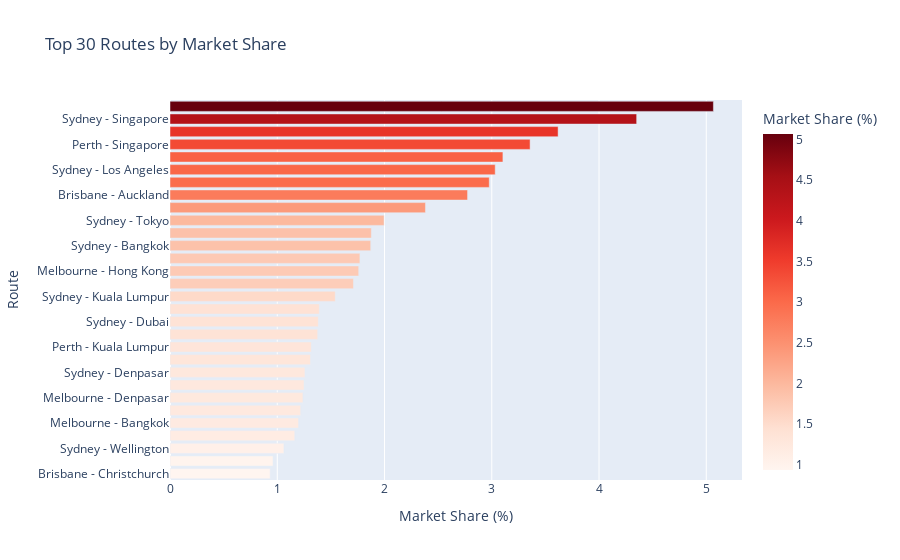

Here is the notebook cell this chart was saved with:
### Code cell
# Interactive market share visualization
top_30_routes = route_market_share.head(30)
route_names = [route.split(' - ') for route in top_30_routes.index]
aus_ports = [route[0] for route in route_names]
foreign_ports = [route[1] for route in route_names]

market_share_df = pd.DataFrame({
    'Route': top_30_routes.index,
    'Australian_Port': aus_ports,
    'Foreign_Port': foreign_ports,
    'Passengers': top_30_routes.values,
    'Market_Share_Pct': (top_30_routes / total_passengers_all * 100).values
})

fig_market = px.bar(
    market_share_df,
    x='Market_Share_Pct',
    y='Route',
    orientation='h',
    title='Top 30 Routes by Market Share',
    labels={'Market_Share_Pct': 'Market Share (%)', 'Route': 'Route'},
    color='Market_Share_Pct',
    color_continuous_scale='Reds'
)
fig_market.update_layout(
    height=900,
    yaxis={'categoryorder': 'total ascending'}
)
fig_market.show()

### Figure 1 — Plotly figure (JSON) as saved in the notebook; plotly's stock layout.template omitted (floating-point values rounded to 4 significant figures)
{"data": [{"alignmentgroup": "True", "hovertemplate": "Market Share (%)=%{marker.color}<br>Route=%{y}<extra></extra>", "legendgroup": "", "marker": {"color": [5.066, 4.351, 3.618, 3.357, 3.104, 3.032, 2.977, 2.774, 2.382, 1.996, 1.877, 1.871, 1.771, 1.759, 1.71, 1.541, 1.392, 1.383, 1.377, 1.317, 1.31, 1.258, 1.25, 1.239, 1.218, 1.199, 1.163, 1.062, 0.9606, 0.934], "coloraxis": "coloraxis", "pattern": {"shape": ""}}, "name": "", "offsetgroup": "", "orientation": "h", "showlegend": false, "textposition": "auto", "type": "bar", "x": [5.066, 4.351, 3.618, 3.357, 3.104, 3.032, 2.977, 2.774, 2.382, 1.996, 1.877, 1.871, 1.771, 1.759, 1.71, 1.541, 1.392, 1.383, 1.377, 1.317, 1.31, 1.258, 1.25, 1.239, 1.218, 1.199, 1.163, 1.062, 0.9606, 0.934], "xaxis": "x", "y": ["Sydney - Auckland", "Sydney - Singapore", "Melbourne - Singapore", "Perth - Singapore", "Sydney - Hong Kong", "Sydney - Los Angeles", "Melbourne - Auckland", "Brisbane - Auckland", "Brisbane - Singapore", "Sydney - Tokyo", "Perth - Denpasar", "Sydney - Bangkok", "Sydney - Christchurch", "Melbourne - Hong Kong", "Melbourne - Kuala Lumpur", "Sydney - Kuala Lumpur", "Sydney - London", "Sydney - Dubai", "Sydney - Nadi", "Perth - Kuala Lumpur", "Melbourne - Los Angeles", "Sydney - Denpasar", "Sydney - Seoul", "Melbourne - Denpasar", "Melbourne - Dubai", "Melbourne - Bangkok", "Sydney - Honolulu", "Sydney - Wellington", "Melbourne - Christchurch", "Brisbane - Christchurch"], "yaxis": "y"}], "layout": {"autosize": true, "barmode": "relative", "coloraxis": {"colorbar": {"title": {"text": "Market Share (%)"}}, "colorscale": [[0, "rgb(255,245,240)"], [0.125, "rgb(254,224,210)"], [0.25, "rgb(252,187,161)"], [0.375, "rgb(252,146,114)"], [0.5, "rgb(251,106,74)"], [0.625, "rgb(239,59,44)"], [0.75, "rgb(203,24,29)"], [0.875, "rgb(165,15,21)"], [1, "rgb(103,0,13)"]]}, "legend": {"tracegroupgap": 0}, "title": {"text": "Top 30 Routes by Market Share"}, "xaxis": {"anchor": "y", "autorange": true, "domain": [0, 1], "range": [0, 5.333], "title": {"text": "Market Share (%)"}, "type": "linear"}, "yaxis": {"anchor": "x", "autorange": true, "categoryorder": "total ascending", "domain": [0, 1], "range": [-0.5, 29.5], "title": {"text": "Route"}, "type": "category"}}}
